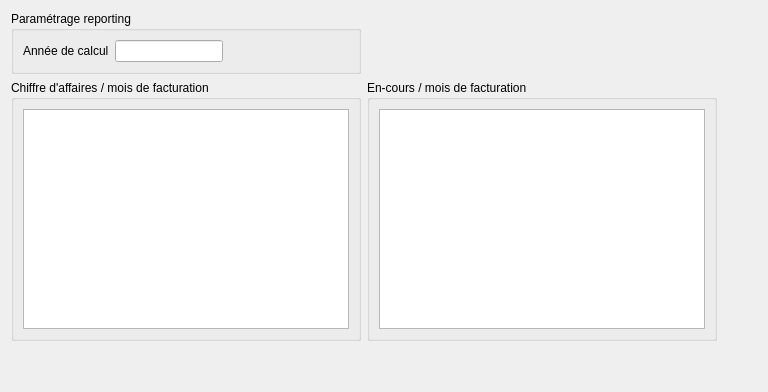
      <widget class="QWidget" name="tStat">
       <attribute name="title">
        <string>Statistiques</string>
       </attribute>
       <layout class="QGridLayout" name="gridLayout_13">
        <item row="1" column="0" colspan="2">
         <widget class="QGroupBox" name="sGroupCa">
          <property name="sizePolicy">
           <sizepolicy hsizetype="Maximum" vsizetype="Maximum">
            <horstretch>0</horstretch>
            <verstretch>0</verstretch>
           </sizepolicy>
          </property>
          <property name="minimumSize">
           <size>
            <width>350</width>
            <height>0</height>
           </size>
          </property>
          <property name="maximumSize">
           <size>
            <width>350</width>
            <height>16777215</height>
           </size>
          </property>
          <property name="title">
           <string>Chiffre d'affaires / mois de facturation</string>
          </property>
          <layout class="QGridLayout" name="gridLayout_14">
           <item row="1" column="0" colspan="2">
            <widget class="QListWidget" name="sListCa">
             <property name="sizePolicy">
              <sizepolicy hsizetype="Maximum" vsizetype="Maximum">
               <horstretch>0</horstretch>
               <verstretch>0</verstretch>
              </sizepolicy>
             </property>
             <property name="minimumSize">
              <size>
               <width>300</width>
               <height>220</height>
              </size>
             </property>
             <property name="maximumSize">
              <size>
               <width>500</width>
               <height>220</height>
              </size>
             </property>
             <property name="font">
              <font>
               <family>Monospace</family>
               <pointsize>10</pointsize>
              </font>
             </property>
             <property name="alternatingRowColors">
              <bool>true</bool>
             </property>
            </widget>
           </item>
          </layout>
         </widget>
        </item>
        <item row="2" column="0">
         <spacer name="verticalSpacer_3">
          <property name="orientation">
           <enum>Qt::Vertical</enum>
          </property>
          <property name="sizeHint" stdset="0">
           <size>
            <width>20</width>
            <height>40</height>
           </size>
          </property>
         </spacer>
        </item>
        <item row="0" column="0" colspan="3">
         <widget class="QGroupBox" name="groupBox">
          <property name="sizePolicy">
           <sizepolicy hsizetype="Maximum" vsizetype="Maximum">
            <horstretch>0</horstretch>
            <verstretch>0</verstretch>
           </sizepolicy>
          </property>
          <property name="minimumSize">
           <size>
            <width>350</width>
            <height>0</height>
           </size>
          </property>
          <property name="maximumSize">
           <size>
            <width>350</width>
            <height>16777215</height>
           </size>
          </property>
          <property name="title">
           <string>Paramétrage reporting</string>
          </property>
          <layout class="QFormLayout" name="formLayout_8">
           <property name="fieldGrowthPolicy">
            <enum>QFormLayout::AllNonFixedFieldsGrow</enum>
           </property>
           <item row="1" column="0">
            <widget class="QLabel" name="label_27">
             <property name="sizePolicy">
              <sizepolicy hsizetype="Expanding" vsizetype="Preferred">
               <horstretch>0</horstretch>
               <verstretch>0</verstretch>
              </sizepolicy>
             </property>
             <property name="text">
              <string>Année de calcul</string>
             </property>
            </widget>
           </item>
           <item row="1" column="1">
            <widget class="QLineEdit" name="sYearCa">
             <property name="sizePolicy">
              <sizepolicy hsizetype="Fixed" vsizetype="Fixed">
               <horstretch>0</horstretch>
               <verstretch>0</verstretch>
              </sizepolicy>
             </property>
             <property name="maxLength">
              <number>4</number>
             </property>
            </widget>
           </item>
          </layout>
         </widget>
        </item>
        <item row="1" column="2">
         <widget class="QGroupBox" name="sGroupNp">
          <property name="minimumSize">
           <size>
            <width>350</width>
            <height>0</height>
           </size>
          </property>
          <property name="maximumSize">
           <size>
            <width>350</width>
            <height>16777215</height>
           </size>
          </property>
          <property name="title">
           <string>En-cours / mois de facturation</string>
          </property>
          <layout class="QGridLayout" name="gridLayout_17">
           <item row="0" column="0">
            <widget class="QListWidget" name="sListNp">
             <property name="font">
              <font>
               <family>Monospace</family>
               <pointsize>10</pointsize>
              </font>
             </property>
            </widget>
           </item>
          </layout>
         </widget>
        </item>
        <item row="1" column="3">
         <spacer name="horizontalSpacer_2">
          <property name="orientation">
           <enum>Qt::Horizontal</enum>
          </property>
          <property name="sizeHint" stdset="0">
           <size>
            <width>40</width>
            <height>20</height>
           </size>
          </property>
         </spacer>
        </item>
       </layout>
      </widget>
